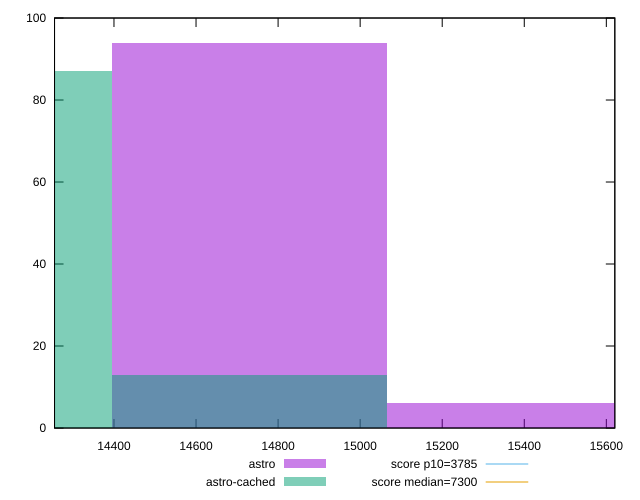

Reproduce this figure in gnuplot.
reset

$astro <<EOF
15399.668166323549 6
14730.117376483395 94
EOF

$astroCached <<EOF
14730.117376483395 13
14060.56658664324 87
EOF

set key outside below
set boxwidth 669.5507898401543
set xrange [14255.123:15620.690499999999]
set yrange [0:100]
set trange [0:100]
set style fill transparent solid 0.5 noborder

set parametric
set terminal svg size 640, 500 enhanced background rgb 'white'
set output "reports/report_00033_2021-03-01T14-23-16.841Z/interactive/comparison/histogram/0_vs_1.svg"

plot $astro title "astro" with boxes, \
     $astroCached title "astro-cached" with boxes, \
     3785,t title "score p10=3785", \
     7300,t title "score median=7300"

reset
